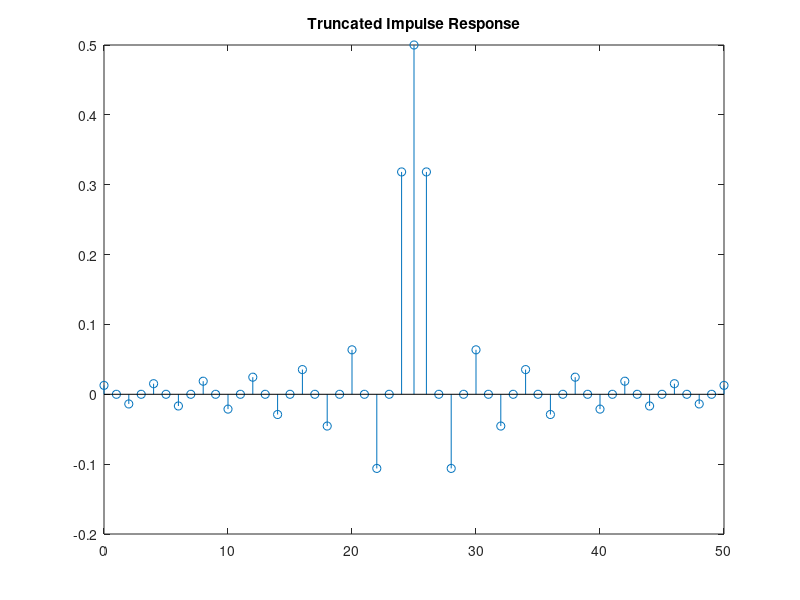
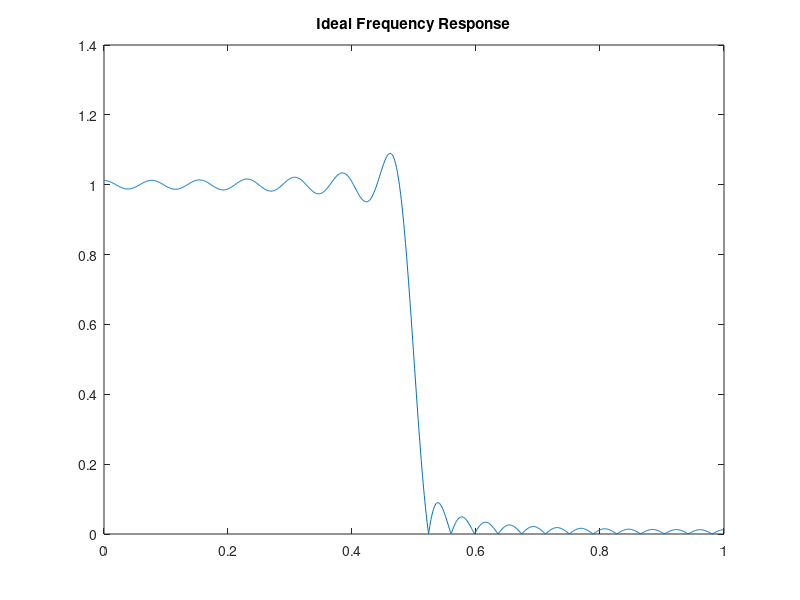
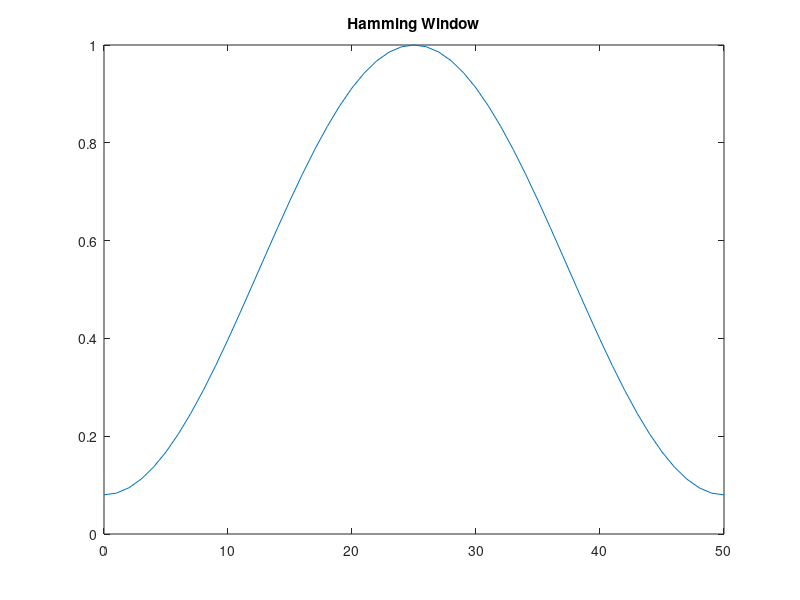
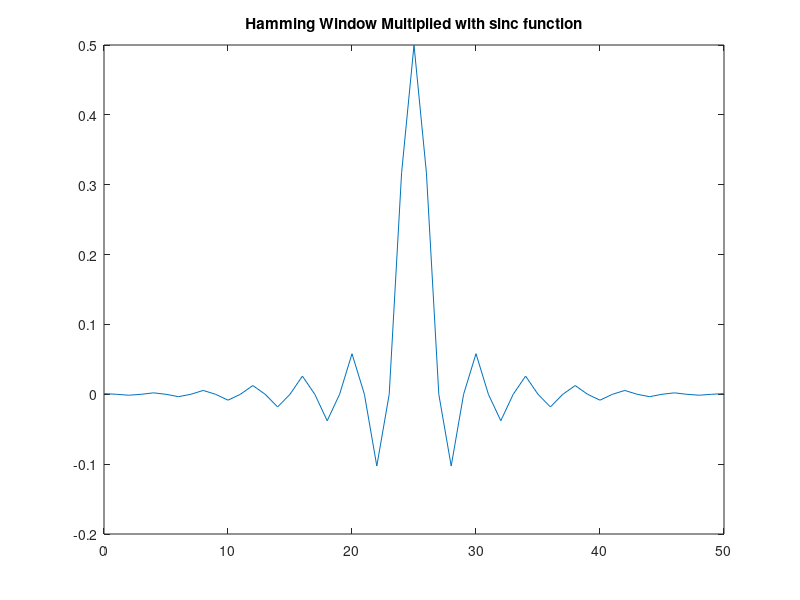

Write the MATLAB code that produced these figures, in order.
clc; 
clear; 
close all;

M = 51; % filter length (odd)  
fc = 0.25;          
n = 0:M-1; % index
p = n - (M-1)/2;
% -------------------------------------------
z = sin(2*pi*fc*p) ./ (pi*p);
z((M+1)/2) = 2*fc;

figure;
stem(n,z); 
title('Truncated Impulse Response');

% freq resp 
[H,w] = freqz(z,1,1024);
figure;
plot(w/pi, abs(H)); 
title('Ideal Frequency Response');
%---------------------------------
% hamming
wh = hamming(M)';

figure;
plot(n,wh); 
title('Hamming Window');

% windowed
xh = z .* wh;
figure;
plot(n,xh); 
title('Hamming Window Multiplied with sinc function');

% Frequency response of windowed hamming function
[Hh,w] = freqz(xh,1,1024);
figure;
plot(w/pi, abs(Hh)); 
title('Hamming Freq Response');

figure;
plot(w/pi, 20*log10(abs(Hh)));
title('Hamming in dB');
% -------------------------
wb = blackman(M)';

figure;
plot(n,wb); 
title('Blackman Window');

% blackman multiplied with sinc function
xb = z .* wb;
figure;
plot(n,xb);
title('Blackman Window Multiplied with sinc function');

% Frequency response of windowed blackman function
[Hb,~] = freqz(xb,1,1024);
figure;
plot(w/pi, abs(Hb)); 
title('Blackman Freq Response');

figure;
plot(w/pi, 20*log10(abs(Hb))); 
title('Blackman in dB');
% -------------------------
% rectangle
wr = ones(1,M);

figure;
plot(n,wr); 
title('Rectangle Window');

% windowed
xr = z .* wr;
figure;
plot(n,xr); 
title('Rectangle Window Multiplied with sinc function');

% Frequency response of windowed function
[Hr,~] = freqz(xr,1,1024);
figure;
plot(w/pi, abs(Hr)); 
title('Rect Freq Response');

% Freq resp of windowed function in db
figure;
plot(w/pi, 20*log10(abs(Hr))); 
title('Rect in dB');
% -------------------------
% Bartlette
wbb = bartlett(M)';

figure;
plot(n,wbb); 
title('Barlett Window');

% windowed
xbb = z .* wbb;
figure;
plot(n,xbb); 
title('Bartlett Window Multiplied with sinc function');

% Frequency response of windowed function
[Hbb,~] = freqz(xbb,1,1024);
figure;
plot(w/pi, abs(Hbb)); 
title('Bartlett Freq Response');

% Freq resp of windowed function in db
figure;
plot(w/pi, 20*log10(abs(Hbb))); 
title('Bartlette in dB');
% --------------------------------------
% Hann
whh = hann(M)';

figure;
plot(n,whh); 
title('Hann Window');

% windowed
xhh = z .* whh;
figure;
plot(n,xhh); 
title('Hann Window Multiplied with sinc function');

% Frequency response of windowed function
[Hhh,~] = freqz(xhh,1,1024);
figure;
plot(w/pi, abs(Hhh)); 
title('Hann Freq Response');

% Freq resp of windowed function in db
figure;
plot(w/pi, 20*log10(abs(Hhh))); 
title('Hann in dB');
% ------------------------------------------------------
